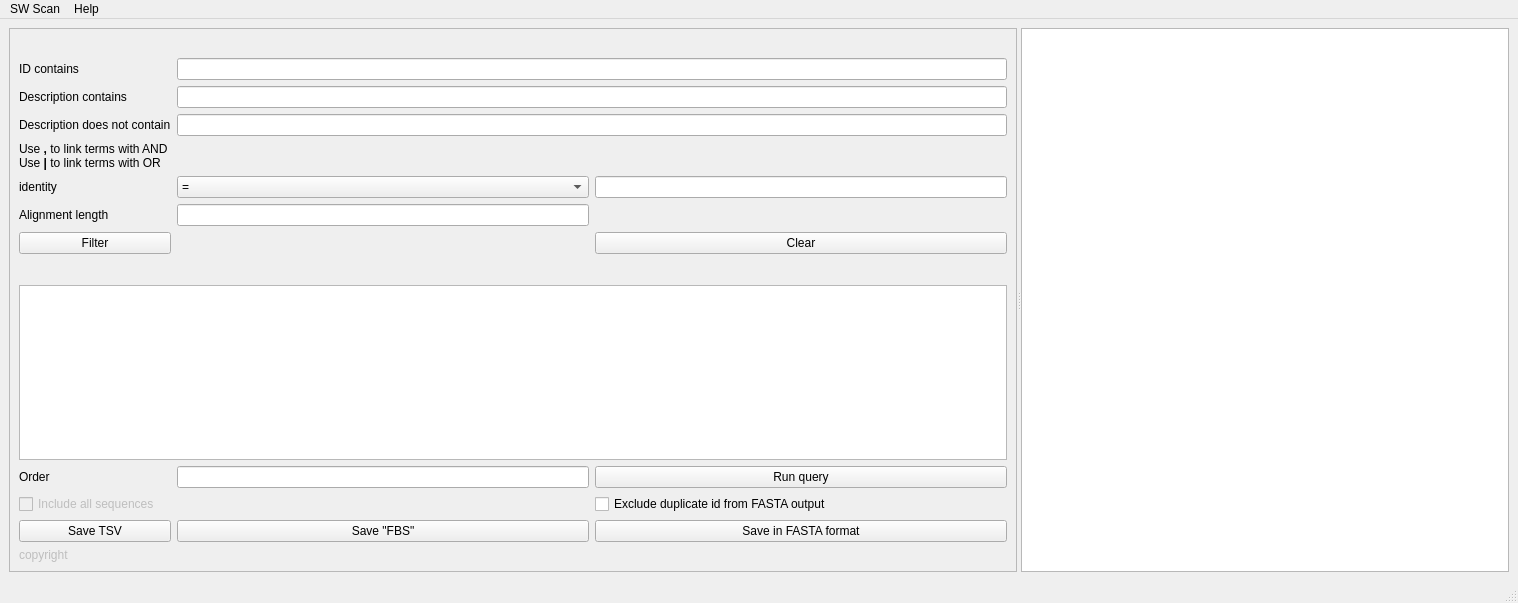
<?xml version="1.0" encoding="UTF-8"?>
<ui version="4.0">
 <class>MainWindow</class>
 <widget class="QMainWindow" name="MainWindow">
  <property name="geometry">
   <rect>
    <x>0</x>
    <y>0</y>
    <width>1518</width>
    <height>603</height>
   </rect>
  </property>
  <property name="windowTitle">
   <string>MainWindow</string>
  </property>
  <widget class="QWidget" name="centralwidget">
   <layout class="QHBoxLayout" name="horizontalLayout">
    <item>
     <widget class="QSplitter" name="splitter">
      <property name="orientation">
       <enum>Qt::Horizontal</enum>
      </property>
      <widget class="QFrame" name="frame">
       <property name="frameShape">
        <enum>QFrame::StyledPanel</enum>
       </property>
       <property name="frameShadow">
        <enum>QFrame::Raised</enum>
       </property>
       <layout class="QVBoxLayout" name="verticalLayout">
        <item>
         <widget class="QLabel" name="lb_results_file">
          <property name="text">
           <string/>
          </property>
         </widget>
        </item>
        <item>
         <layout class="QGridLayout" name="gridLayout">
          <item row="8" column="0">
           <spacer name="verticalSpacer_2">
            <property name="orientation">
             <enum>Qt::Vertical</enum>
            </property>
            <property name="sizeHint" stdset="0">
             <size>
              <width>20</width>
              <height>40</height>
             </size>
            </property>
           </spacer>
          </item>
          <item row="3" column="0">
           <widget class="QLabel" name="label_5">
            <property name="text">
             <string>Description does not contain</string>
            </property>
           </widget>
          </item>
          <item row="3" column="1" colspan="2">
           <widget class="QLineEdit" name="le_description2"/>
          </item>
          <item row="5" column="1">
           <widget class="QComboBox" name="cb_identity_relation">
            <item>
             <property name="text">
              <string>=</string>
             </property>
            </item>
            <item>
             <property name="text">
              <string>&gt;=</string>
             </property>
            </item>
            <item>
             <property name="text">
              <string>&lt;=</string>
             </property>
            </item>
           </widget>
          </item>
          <item row="1" column="1" colspan="2">
           <widget class="QLineEdit" name="le_description1"/>
          </item>
          <item row="13" column="2">
           <widget class="QPushButton" name="pb_save_fasta">
            <property name="text">
             <string>Save in FASTA format</string>
            </property>
           </widget>
          </item>
          <item row="7" column="0">
           <widget class="QPushButton" name="pb_filter">
            <property name="text">
             <string>Filter</string>
            </property>
           </widget>
          </item>
          <item row="7" column="2">
           <widget class="QPushButton" name="pb_clear">
            <property name="text">
             <string>Clear</string>
            </property>
           </widget>
          </item>
          <item row="12" column="0">
           <widget class="QCheckBox" name="cb_include_all_seq">
            <property name="enabled">
             <bool>false</bool>
            </property>
            <property name="text">
             <string>Include all sequences</string>
            </property>
           </widget>
          </item>
          <item row="10" column="2">
           <widget class="QPushButton" name="pb_run_query">
            <property name="text">
             <string>Run query</string>
            </property>
           </widget>
          </item>
          <item row="6" column="0">
           <widget class="QLabel" name="label_4">
            <property name="text">
             <string>Alignment length</string>
            </property>
           </widget>
          </item>
          <item row="0" column="0">
           <widget class="QLabel" name="label">
            <property name="text">
             <string>ID contains</string>
            </property>
           </widget>
          </item>
          <item row="0" column="1" colspan="2">
           <widget class="QLineEdit" name="le_id"/>
          </item>
          <item row="1" column="0">
           <widget class="QLabel" name="label_2">
            <property name="text">
             <string>Description contains</string>
            </property>
           </widget>
          </item>
          <item row="10" column="1">
           <widget class="QLineEdit" name="le_order"/>
          </item>
          <item row="13" column="1">
           <widget class="QPushButton" name="pb_save_fbs">
            <property name="text">
             <string>Save &quot;FBS&quot;</string>
            </property>
           </widget>
          </item>
          <item row="13" column="0">
           <widget class="QPushButton" name="pb_save_tsv">
            <property name="text">
             <string>Save TSV</string>
            </property>
           </widget>
          </item>
          <item row="10" column="0">
           <widget class="QLabel" name="label_6">
            <property name="text">
             <string>Order</string>
            </property>
           </widget>
          </item>
          <item row="6" column="1">
           <widget class="QLineEdit" name="le_align_length"/>
          </item>
          <item row="5" column="2">
           <widget class="QLineEdit" name="le_identity"/>
          </item>
          <item row="9" column="0" colspan="3">
           <widget class="QPlainTextEdit" name="pte_sql"/>
          </item>
          <item row="7" column="1">
           <spacer name="verticalSpacer">
            <property name="orientation">
             <enum>Qt::Vertical</enum>
            </property>
            <property name="sizeHint" stdset="0">
             <size>
              <width>20</width>
              <height>40</height>
             </size>
            </property>
           </spacer>
          </item>
          <item row="5" column="0">
           <widget class="QLabel" name="label_3">
            <property name="text">
             <string>identity</string>
            </property>
           </widget>
          </item>
          <item row="4" column="0">
           <widget class="QLabel" name="label_7">
            <property name="text">
             <string>&lt;html&gt;&lt;head/&gt;&lt;body&gt;&lt;p&gt;Use &lt;span style=&quot; font-weight:600;&quot;&gt;,&lt;/span&gt; to link terms with AND &lt;br/&gt;Use &lt;span style=&quot; font-weight:600;&quot;&gt;|&lt;/span&gt; to link terms with OR&lt;/p&gt;&lt;/body&gt;&lt;/html&gt;</string>
            </property>
            <property name="textFormat">
             <enum>Qt::AutoText</enum>
            </property>
           </widget>
          </item>
          <item row="12" column="2">
           <widget class="QCheckBox" name="cb_exclude_duplicate_id">
            <property name="text">
             <string>Exclude duplicate id from FASTA output</string>
            </property>
           </widget>
          </item>
         </layout>
        </item>
        <item>
         <widget class="QLabel" name="lb_copyright">
          <property name="enabled">
           <bool>false</bool>
          </property>
          <property name="text">
           <string>copyright</string>
          </property>
         </widget>
        </item>
       </layout>
      </widget>
      <widget class="QTableView" name="tw"/>
     </widget>
    </item>
   </layout>
  </widget>
  <widget class="QMenuBar" name="menubar">
   <property name="geometry">
    <rect>
     <x>0</x>
     <y>0</y>
     <width>1518</width>
     <height>22</height>
    </rect>
   </property>
   <widget class="QMenu" name="menuQuit">
    <property name="title">
     <string>SW Scan</string>
    </property>
    <addaction name="action_load_file"/>
    <addaction name="action_quit"/>
   </widget>
   <widget class="QMenu" name="menuHelp">
    <property name="title">
     <string>Help</string>
    </property>
    <addaction name="actionAbout"/>
   </widget>
   <addaction name="menuQuit"/>
   <addaction name="menuHelp"/>
  </widget>
  <widget class="QStatusBar" name="statusbar"/>
  <action name="action_quit">
   <property name="text">
    <string>Quit</string>
   </property>
  </action>
  <action name="action_load_file">
   <property name="text">
    <string>Load file</string>
   </property>
  </action>
  <action name="actionAbout">
   <property name="text">
    <string>About</string>
   </property>
  </action>
 </widget>
 <resources/>
 <connections/>
</ui>
